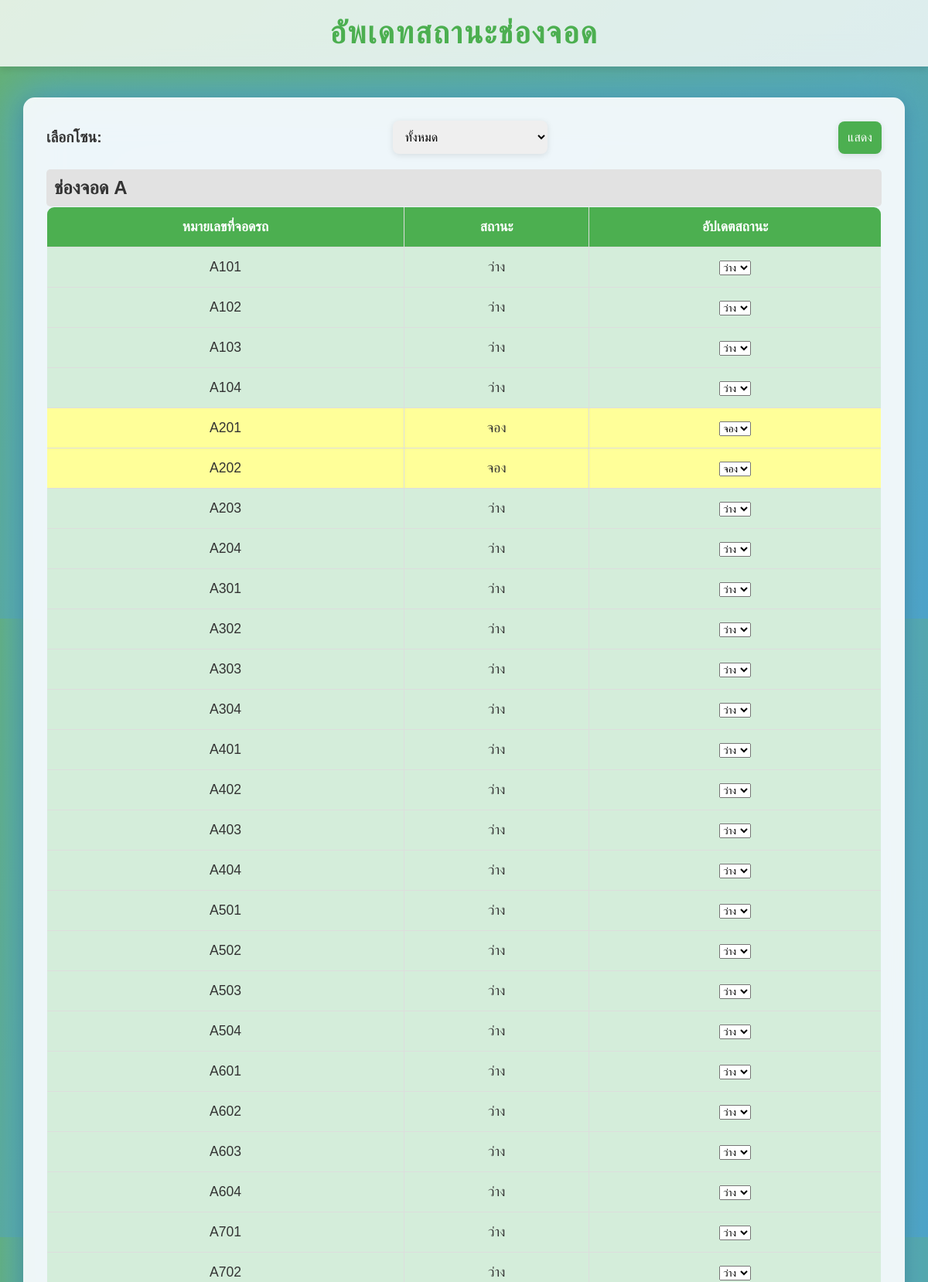
Screenshot of /lot.php (upper part) with the database file from the repository.
### tables this page shows
CREATE TABLE `lot` (
  `lot_id` int(100) NOT NULL,
  `number` varchar(1000) NOT NULL,
  `status_id` int(10) NOT NULL,
  `bay_id` int(10) NOT NULL,
  `parking_type_id` int(10) NOT NULL,
  `parked_zone` int(10) NOT NULL
);

CREATE TABLE `bay` (
  `bay_id` int(10) NOT NULL,
  `bay_name` char(100) NOT NULL
);

### lot.php (the view, shortened to what this page needs)
<?php
$servername = "151.106.124.154";
$username = "u583789277_wag7";
$password = "2567Concept";
$dbname = "u583789277_wag7";
$conn = new mysqli($servername, $username, $password, $dbname);
$bay_id = isset($_POST['zone']) ? $_POST['zone'] : '';
$valid_zones = ['1', '2', '3', '4', '5', '6', '7', '8'];
$sql = "SELECT l.lot_id, l.number, l.status_id, b.bay_name
        FROM lot l
        JOIN bay b ON l.bay_id = b.bay_id" .
       ($bay_id && in_array($bay_id, $valid_zones) ? " WHERE b.bay_id = ?" : "") .
       " ORDER BY b.bay_name, l.number";
$stmt = $conn->prepare($sql);
$stmt->execute();
$result = $stmt->get_result();
?>
<!DOCTYPE html>
<html lang="th">
<head>
</head>
<body>
    <header>
        <h1>อัพเดทสถานะช่องจอด</h1>
    </header>
    <div class="container">
        <form method="POST" action="" class="filter-form">
            <label for="zone">เลือกโซน:</label>
            <select name="zone" id="zone">
                <option value="">ทั้งหมด</option>
            </select>
            <input type="submit" value="แสดง">
        </form>
        <form method="POST" action="updatelot_status.php" class="H1">
            <?php
            $current_zone = '';
            if ($result->num_rows > 0) {
                while ($row = $result->fetch_assoc()) {
                    if ($current_zone != $row['bay_name']) {
                        if ($current_zone != '') {
                            echo '</table>';
                        }
                        $current_zone = $row['bay_name'];
                        echo "<div class='zone-header'>ช่องจอด $current_zone</div>";
                        echo "<table><thead>
                                <tr>
                                    <th>หมายเลขที่จอดรถ</th>
                                    <th>สถานะ</th>
                                    <th>อัปเดตสถานะ</th>
                                </tr>
                              </thead>
                              <tbody>";
                    }
                    $status_class = "";
                    $status_text = "";
                    switch ($row["status_id"]) {
                        case 1:
                            $status_class = "available";
                            $status_text = "ว่าง";
                            break;
                        case 7:
                            $status_class = "full";
                            $status_text = "เต็ม";
                            break;
                        case 6:
                            $status_class = "reserved";
                            $status_text = "จอง";
                            break;
                    }
                    echo "<tr class='{$status_class}'>
                            <td>{$row['number']}</td>
                            <td>{$status_text}</td>
                            <td>
                                <select name='status_{$row['lot_id']}'>
                                    <option value='1'" . ($row['status_id'] == 1 ? ' selected' : '') . ">ว่าง</option>
                                    <option value='6'" . ($row['status_id'] == 6 ? ' selected' : '') . ">จอง</option>
                                    <option value='7'" . ($row['status_id'] == 7 ? ' selected' : '') . ">เต็ม</option>
                                    <option value='3'" . ($row['status_id'] == 3 ? ' selected' : '') . ">เสีย</option>
                                </select>
                            </td>
                        </tr>";
                }
                echo '</tbody></table>';
            } else {
                echo "<p class='no-data'>ไม่พบข้อมูลที่จอดรถ</p>";
            }
            ?>
        </form>
    </div>
</body>
</html>

### lot.php (style rules this page uses)
body { font-family: 'Poppins', sans-serif; margin: 0; padding: 0; background: linear-gradient(135deg, #67b26f 0%, #4ca2cd 100%); color: #333; }
header { background-color: rgba(255, 255, 255, 0.8); padding: 20px 0; text-align: center; box-shadow: 0px 4px 8px rgba(0, 0, 0, 0.1); }
header h1 { margin: 0; font-size: 2.5rem; color: #4CAF50; text-transform: uppercase; font-weight: 700; letter-spacing: 2px; }
.container { width: 90%; max-width: 1200px; margin: 40px auto; padding: 30px; background-color: rgba(255, 255, 255, 0.9); border-radius: 15px; box-shadow: 0 6px 20px rgba(0, 0, 0, 0.15); position: relative; }
.container::before { content: ''; position: absolute; top: -10px; right: -10px; bottom: -10px; left: -10px; z-index: -1; background: linear-gradient(135deg, #4ca2cd 0%, #67b26f 100%); border-radius: 15px; filter: blur(30px); }
.filter-form { display: flex; justify-content: space-between; align-items: center; margin-bottom: 20px; gap: 10px; }
.filter-form label { font-weight: bold; font-size: 1.2rem; }
.filter-form select, .filter-form input[type="submit"] { padding: 12px; border-radius: 8px; border: none; font-size: 1rem; box-shadow: 0px 2px 8px rgba(0, 0, 0, 0.1); }
.filter-form select { width: 200px; }
.filter-form input[type="submit"] { background-color: #4CAF50; color: white; cursor: pointer; transition: background-color 0.3s ease-in-out; }
table { width: 100%; border-collapse: collapse; margin-bottom: 20px; overflow: hidden; border-radius: 10px; }
table, th, td { border: 1px solid #ddd; }
th, td { padding: 15px; text-align: center; font-size: 1.1rem; }
th { background-color: #4CAF50; color: white; }
tr.available td { background-color: #d4edda; }
tr.reserved td { background-color: #FFFF99; }
.zone-header { background-color: #e2e2e2; padding: 10px; margin-top: 20px; font-size: 1.5rem; text-align: left; font-weight: bold; color: #333; border-radius: 5px; }

### rows the page displays
lot: bay.bay_name "A", number "A101", status "ว่าง", status+lot_id "ว่าง"
lot: number "A102", status "ว่าง", status+lot_id "ว่าง"
lot: number "A103", status "ว่าง", status+lot_id "ว่าง"
lot: number "A104", status "ว่าง", status+lot_id "ว่าง"
lot: number "A201", status "จอง", status+lot_id "จอง"
lot: number "A202", status "จอง", status+lot_id "จอง"
lot: number "A203", status "ว่าง", status+lot_id "ว่าง"
lot: number "A204", status "ว่าง", status+lot_id "ว่าง"
lot: number "A301", status "ว่าง", status+lot_id "ว่าง"
lot: number "A302", status "ว่าง", status+lot_id "ว่าง"
lot: number "A303", status "ว่าง", status+lot_id "ว่าง"
lot: number "A304", status "ว่าง", status+lot_id "ว่าง"
lot: number "A401", status "ว่าง", status+lot_id "ว่าง"
lot: number "A402", status "ว่าง", status+lot_id "ว่าง"
lot: number "A403", status "ว่าง", status+lot_id "ว่าง"
lot: number "A404", status "ว่าง", status+lot_id "ว่าง"
lot: number "A501", status "ว่าง", status+lot_id "ว่าง"
lot: number "A502", status "ว่าง", status+lot_id "ว่าง"
lot: number "A503", status "ว่าง", status+lot_id "ว่าง"
lot: number "A504", status "ว่าง", status+lot_id "ว่าง"
lot: number "A601", status "ว่าง", status+lot_id "ว่าง"
lot: number "A602", status "ว่าง", status+lot_id "ว่าง"
lot: number "A603", status "ว่าง", status+lot_id "ว่าง"
lot: number "A604", status "ว่าง", status+lot_id "ว่าง"
lot: number "A701", status "ว่าง", status+lot_id "ว่าง"
lot: number "A702", status "ว่าง", status+lot_id "ว่าง"
